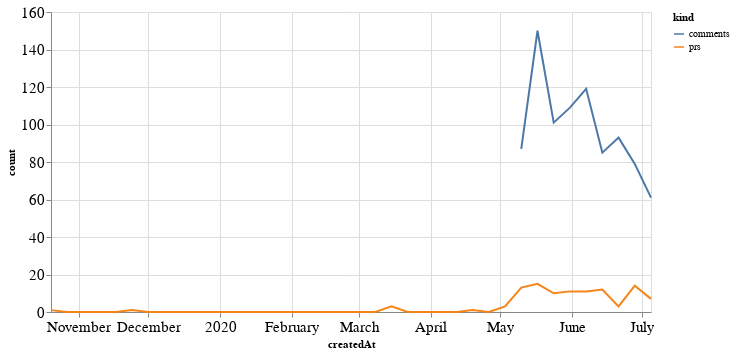

The code cell stored with this chart in its notebook:
### Code cell
alt.Chart(total_time, width=600).mark_line().encode(
    x='createdAt',
    y='count',
    color='kind'
)

### Figure 1 — Vega-Lite specification as saved in the notebook (floating-point values rounded to 4 significant figures)
{"config": {"axisLeft": {"labelFontSize": 15}, "axisBottom": {"labelFontSize": 15}}, "data": {"name": "data-10b2af3c5cf980b1d55107544288d953"}, "mark": "line", "encoding": {"color": {"type": "nominal", "field": "kind"}, "x": {"type": "temporal", "field": "createdAt"}, "y": {"type": "quantitative", "field": "count"}}, "width": 600, "$schema": "https://vega.github.io/schema/vega-lite/v4.8.1.json", "datasets": {"data-10b2af3c5cf980b1d55107544288d953": [{"createdAt": "2019-10-20T00:00:00", "kind": "prs", "count": 1.0}, {"createdAt": "2019-10-27T00:00:00", "kind": "prs", "count": 0.0}, {"createdAt": "2019-11-03T00:00:00", "kind": "prs", "count": 0.0}, {"createdAt": "2019-11-10T00:00:00", "kind": "prs", "count": 0.0}, {"createdAt": "2019-11-17T00:00:00", "kind": "prs", "count": 0.0}, {"createdAt": "2019-11-24T00:00:00", "kind": "prs", "count": 1.0}, {"createdAt": "2019-12-01T00:00:00", "kind": "prs", "count": 0.0}, {"createdAt": "2019-12-08T00:00:00", "kind": "prs", "count": 0.0}, {"createdAt": "2019-12-15T00:00:00", "kind": "prs", "count": 0.0}, {"createdAt": "2019-12-22T00:00:00", "kind": "prs", "count": 0.0}, {"createdAt": "2019-12-29T00:00:00", "kind": "prs", "count": 0.0}, {"createdAt": "2020-01-05T00:00:00", "kind": "prs", "count": 0.0}, {"createdAt": "2020-01-12T00:00:00", "kind": "prs", "count": 0.0}, {"createdAt": "2020-01-19T00:00:00", "kind": "prs", "count": 0.0}, {"createdAt": "2020-01-26T00:00:00", "kind": "prs", "count": 0.0}, {"createdAt": "2020-02-02T00:00:00", "kind": "prs", "count": 0.0}, {"createdAt": "2020-02-09T00:00:00", "kind": "prs", "count": 0.0}, {"createdAt": "2020-02-16T00:00:00", "kind": "prs", "count": 0.0}, {"createdAt": "2020-02-23T00:00:00", "kind": "prs", "count": 0.0}, {"createdAt": "2020-03-01T00:00:00", "kind": "prs", "count": 0.0}, {"createdAt": "2020-03-08T00:00:00", "kind": "prs", "count": 0.0}, {"createdAt": "2020-03-15T00:00:00", "kind": "prs", "count": 3.0}, {"createdAt": "2020-03-22T00:00:00", "kind": "prs", "count": 0.0}, {"createdAt": "2020-03-29T00:00:00", "kind": "prs", "count": 0.0}, {"createdAt": "2020-04-05T00:00:00", "kind": "prs", "count": 0.0}, {"createdAt": "2020-04-12T00:00:00", "kind": "prs", "count": 0.0}, {"createdAt": "2020-04-19T00:00:00", "kind": "prs", "count": 1.0}, {"createdAt": "2020-04-26T00:00:00", "kind": "prs", "count": 0.0}, {"createdAt": "2020-05-03T00:00:00", "kind": "prs", "count": 3.0}, {"createdAt": "2020-05-10T00:00:00", "kind": "prs", "count": 13.0}, {"createdAt": "2020-05-17T00:00:00", "kind": "prs", "count": 15.0}, {"createdAt": "2020-05-24T00:00:00", "kind": "prs", "count": 10.0}, {"createdAt": "2020-05-31T00:00:00", "kind": "prs", "count": 11.0}, {"createdAt": "2020-06-07T00:00:00", "kind": "prs", "count": 11.0}, {"createdAt": "2020-06-14T00:00:00", "kind": "prs", "count": 12.0}, {"createdAt": "2020-06-21T00:00:00", "kind": "prs", "count": 3.0}, {"createdAt": "2020-06-28T00:00:00", "kind": "prs", "count": 14.0}, {"createdAt": "2020-07-05T00:00:00", "kind": "prs", "count": 7.0}, {"createdAt": "2019-10-20T00:00:00", "kind": "comments", "count": null}, {"createdAt": "2019-10-27T00:00:00", "kind": "comments", "count": null}, {"createdAt": "2019-11-03T00:00:00", "kind": "comments", "count": null}, {"createdAt": "2019-11-10T00:00:00", "kind": "comments", "count": null}, {"createdAt": "2019-11-17T00:00:00", "kind": "comments", "count": null}, {"createdAt": "2019-11-24T00:00:00", "kind": "comments", "count": null}, {"createdAt": "2019-12-01T00:00:00", "kind": "comments", "count": null}, {"createdAt": "2019-12-08T00:00:00", "kind": "comments", "count": null}, {"createdAt": "2019-12-15T00:00:00", "kind": "comments", "count": null}, {"createdAt": "2019-12-22T00:00:00", "kind": "comments", "count": null}, {"createdAt": "2019-12-29T00:00:00", "kind": "comments", "count": null}, {"createdAt": "2020-01-05T00:00:00", "kind": "comments", "count": null}, {"createdAt": "2020-01-12T00:00:00", "kind": "comments", "count": null}, {"createdAt": "2020-01-19T00:00:00", "kind": "comments", "count": null}, {"createdAt": "2020-01-26T00:00:00", "kind": "comments", "count": null}, {"createdAt": "2020-02-02T00:00:00", "kind": "comments", "count": null}, {"createdAt": "2020-02-09T00:00:00", "kind": "comments", "count": null}, {"createdAt": "2020-02-16T00:00:00", "kind": "comments", "count": null}, {"createdAt": "2020-02-23T00:00:00", "kind": "comments", "count": null}, {"createdAt": "2020-03-01T00:00:00", "kind": "comments", "count": null}, {"createdAt": "2020-03-08T00:00:00", "kind": "comments", "count": null}, {"createdAt": "2020-03-15T00:00:00", "kind": "comments", "count": null}, {"createdAt": "2020-03-22T00:00:00", "kind": "comments", "count": null}, {"createdAt": "2020-03-29T00:00:00", "kind": "comments", "count": null}, {"createdAt": "2020-04-05T00:00:00", "kind": "comments", "count": null}, {"createdAt": "2020-04-12T00:00:00", "kind": "comments", "count": null}, {"createdAt": "2020-04-19T00:00:00", "kind": "comments", "count": null}, {"createdAt": "2020-04-26T00:00:00", "kind": "comments", "count": null}, {"createdAt": "2020-05-03T00:00:00", "kind": "comments", "count": null}, {"createdAt": "2020-05-10T00:00:00", "kind": "comments", "count": 87.0}, {"createdAt": "2020-05-17T00:00:00", "kind": "comments", "count": 150.0}, {"createdAt": "2020-05-24T00:00:00", "kind": "comments", "count": 101.0}, {"createdAt": "2020-05-31T00:00:00", "kind": "comments", "count": 109.0}, {"createdAt": "2020-06-07T00:00:00", "kind": "comments", "count": 119.0}, {"createdAt": "2020-06-14T00:00:00", "kind": "comments", "count": 85.0}, {"createdAt": "2020-06-21T00:00:00", "kind": "comments", "count": 93.0}, {"createdAt": "2020-06-28T00:00:00", "kind": "comments", "count": 79.0}, {"createdAt": "2020-07-05T00:00:00", "kind": "comments", "count": 61.0}]}}
